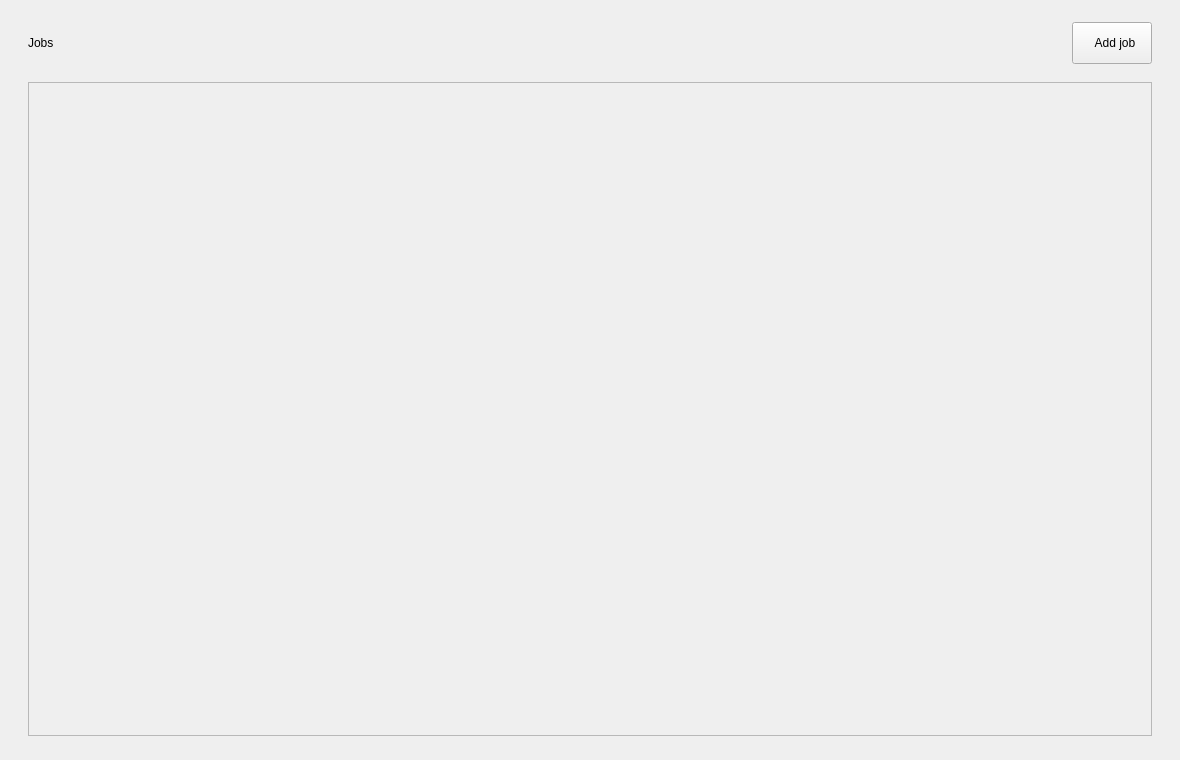
<?xml version='1.0' encoding='utf-8'?>
<ui version="4.0">
 <class>JobsComponent</class>
 <widget class="QCustomComponent" name="JobsComponent">
  <property name="geometry">
   <rect><x>0</x><y>0</y><width>1180</width><height>760</height></rect>
  </property>
  <layout class="QVBoxLayout" name="jobsOuter">
   <property name="spacing"><number>0</number></property>
   <property name="leftMargin"><number>0</number></property>
   <property name="topMargin"><number>0</number></property>
   <property name="rightMargin"><number>0</number></property>
   <property name="bottomMargin"><number>0</number></property>
   <item>
    <widget class="QScrollArea" name="jobsScroll">
     <property name="widgetResizable"><bool>true</bool></property>
     <property name="frameShape"><enum>QFrame::NoFrame</enum></property>
     <property name="horizontalScrollBarPolicy"><enum>Qt::ScrollBarAlwaysOff</enum></property>
     <widget class="QWidget" name="jobsScrollContents">
      <property name="geometry"><rect><x>0</x><y>0</y><width>1180</width><height>760</height></rect></property>
      <layout class="QVBoxLayout" name="jobsBody">
       <property name="spacing"><number>18</number></property>
       <property name="leftMargin"><number>28</number></property>
       <property name="topMargin"><number>22</number></property>
       <property name="rightMargin"><number>28</number></property>
       <property name="bottomMargin"><number>24</number></property>

       <item>
        <layout class="QHBoxLayout" name="titleRow">
         <property name="spacing"><number>12</number></property>
         <item>
          <widget class="QLabel" name="pageTitle">
           <property name="text"><string>Jobs</string></property>
           <property name="role" stdset="0"><string>h1</string></property>
          </widget>
         </item>
         <item>
          <spacer name="titleSpacer">
           <property name="orientation"><enum>Qt::Horizontal</enum></property>
           <property name="sizeHint" stdset="0"><size><width>40</width><height>20</height></size></property>
          </spacer>
         </item>
         <item>
          <widget class="QPushButton" name="addJobBtn">
           <property name="minimumSize"><size><width>0</width><height>42</height></size></property>
           <property name="cursor"><cursorShape>PointingHandCursor</cursorShape></property>
           <property name="text"><string>  Add job</string></property>
           <property name="iconSize"><size><width>16</width><height>16</height></size></property>
          </widget>
         </item>
        </layout>
       </item>

       <item>
        <widget class="QFrame" name="card">
         <property name="sizePolicy">
          <sizepolicy hsizetype="Expanding" vsizetype="Expanding"><horstretch>0</horstretch><verstretch>1</verstretch></sizepolicy>
         </property>
         <property name="frameShape"><enum>QFrame::StyledPanel</enum></property>
         <property name="role" stdset="0"><string>card</string></property>
         <layout class="QVBoxLayout" name="cardLayout">
          <property name="spacing"><number>16</number></property>
          <property name="leftMargin"><number>20</number></property>
          <property name="topMargin"><number>20</number></property>
          <property name="rightMargin"><number>20</number></property>
          <property name="bottomMargin"><number>16</number></property>
          <item>
           <widget class="QCustomTableToolbar" name="tableToolbar" native="true" />
          </item>
          <item>
           <widget class="QCustomDataTable" name="jobsTable" native="true">
            <property name="sizePolicy">
             <sizepolicy hsizetype="Expanding" vsizetype="Expanding"><horstretch>0</horstretch><verstretch>1</verstretch></sizepolicy>
            </property>
           </widget>
          </item>
         </layout>
        </widget>
       </item>
      </layout>
     </widget>
    </widget>
   </item>
  </layout>
 </widget>
 <customwidgets>
  <customwidget>
   <class>QCustomComponent</class>
   <extends>QWidget</extends>
   <header>Custom_Widgets.QCustomComponent</header>
   <container>1</container>
  </customwidget>
  <customwidget>
   <class>QCustomTableToolbar</class>
   <extends>QWidget</extends>
   <header>Custom_Widgets.QCustomTableToolbar</header>
  </customwidget>
  <customwidget>
   <class>QCustomDataTable</class>
   <extends>QWidget</extends>
   <header>Custom_Widgets.QCustomDataTable</header>
  </customwidget>
 <customwidget><class>QPushButton</class><extends>QPushButton</extends><header location="global">Custom_Widgets.Theme.h</header><container>1</container></customwidget><customwidget><class>QLabel</class><extends>QLabel</extends><header location="global">Custom_Widgets.Theme.h</header><container>1</container></customwidget></customwidgets>
 <connections />
</ui>
